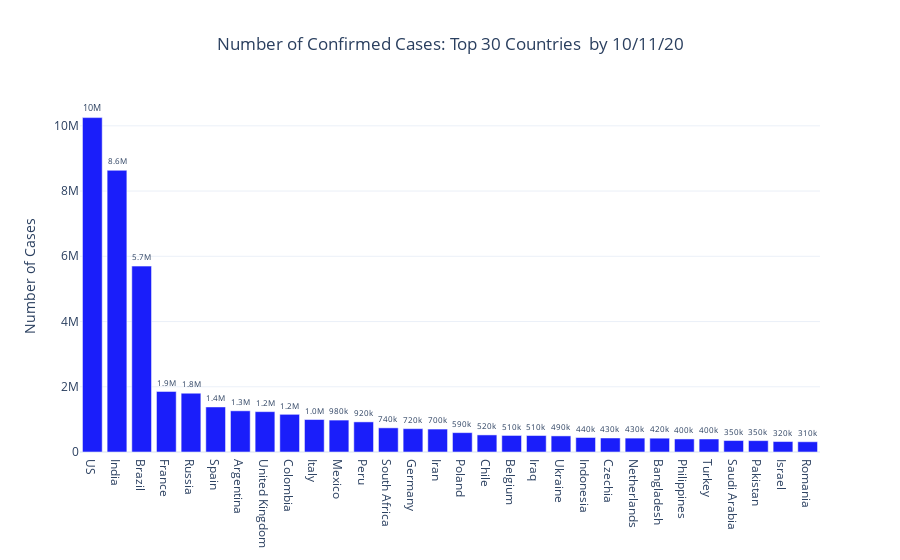

Notebook code for this chart:
### Markdown cell above
#### Top n Countries by specific date
* top `n` countries worldwide by covid19 cases
* Change `byDate` to see how the ranking of countries vary over time 
* Change the `boolean` to False to show the countries by least confirmed cases
* By `Confirmed` cases

### Code cell
byDate=pd.to_datetime(max(covid19['Date']))
top_countries_by_cases_by_date(30,True,byDate,'Confirmed',' by '+str(byDate.strftime("%d/%m/%y")))

### Figure 1 — Plotly figure (JSON) as saved in the notebook; plotly's stock layout.template omitted (floating-point values rounded to 4 significant figures)
{"data": [{"marker": {"color": "rgb(26, 30, 250)"}, "text": [10252129, 8636011, 5699005, 1857309, 1802762, 1381218, 1262476, 1237198, 1155356, 995463, 978531, 923527, 740254, 715693, 703288, 593592, 523907, 507475, 505310, 493544, 444348, 429880, 426227, 423620, 399749, 399360, 351455, 348184, 320661, 314295], "textposition": "outside", "texttemplate": "%{text:.2s}", "type": "bar", "x": ["US", "India", "Brazil", "France", "Russia", "Spain", "Argentina", "United Kingdom", "Colombia", "Italy", "Mexico", "Peru", "South Africa", "Germany", "Iran", "Poland", "Chile", "Belgium", "Iraq", "Ukraine", "Indonesia", "Czechia", "Netherlands", "Bangladesh", "Philippines", "Turkey", "Saudi Arabia", "Pakistan", "Israel", "Romania"], "y": [10252129, 8636011, 5699005, 1857309, 1802762, 1381218, 1262476, 1237198, 1155356, 995463, 978531, 923527, 740254, 715693, 703288, 593592, 523907, 507475, 505310, 493544, 444348, 429880, 426227, 423620, 399749, 399360, 351455, 348184, 320661, 314295]}], "layout": {"title": {"text": "Number of Confirmed Cases: Top 30 Countries  by 10/11/20", "x": 0.5}, "yaxis": {"hoverformat": ".3f", "title": {"text": "Number of Cases"}}}}
